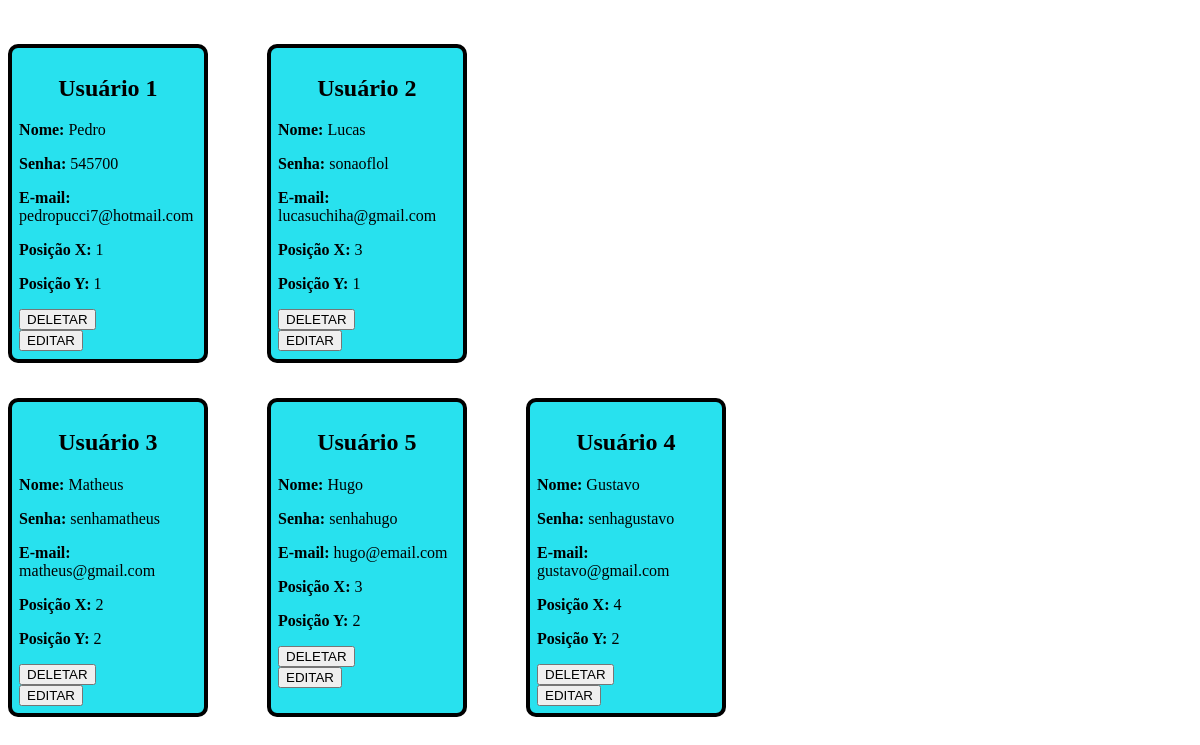
Page /sqlite on the committed database.
### tables this page shows
CREATE TABLE Tables (
	id INTEGER PRIMARY KEY AUTOINCREMENT,
	name VARCHAR(50) NOT NULL,
	senha VARCHAR(50) NOT NULL,
	email VARCHAR(50) NOT NULL,
	posx CHAR NOT NULL,
	posy CHAR NOT NULL
);

### main.py (the view)
@app.route('/sqlite', methods = ['POST', 'GET'])
def sqlite():
  if request.method == 'POST':
    conn = get_db_connection()
    name = request.form['name']
    senha = request.form['senha']
    email = request.form['email']
    posicaox = request.form['posicaox']
    posicaoy = request.form['posicaoy']
    conn.execute('INSERT INTO Tables (name, senha, email, posx, posy) VALUES (?, ?, ?, ?, ?)', (name, senha, email, posicaox, posicaoy))
    conn.commit()
    conn.close()
    return redirect('/sqlite')
  else:
    conn = get_db_connection()
    fileira1 = conn.execute('SELECT * FROM Tables WHERE posy = "1" ORDER BY posx ASC').fetchall()
    fileira2 = conn.execute('SELECT * FROM TABLES WHERE posy = "2" ORDER BY posx ASC').fetchall()
    conn.close()
    return render_template('sqlite3.html', fileira1=fileira1, fileira2=fileira2)

### main.py (called while the page is built)
def get_db_connection():
  conn = sqlite3.connect('database.db')
  conn.row_factory = sqlite3.Row
  return conn

### templates/sqlite3.html (shortened to what this page needs)
<!DOCTYPE html>
<html lang="en">
<head>
  <link rel="stylesheet" href="../static/css/card.css">
</head>
<body>
  <div class="area_cadastros fileira1">
  {% for cadastro in fileira1 %}
    <div class="cadastros">
      <card>
        <center><h2> Usuário {{ cadastro['id'] }}</h2></center>
        <p><b>Nome: </b>{{ cadastro['name'] }}</p>
        <p><b>Senha: </b>{{ cadastro['senha'] }}</p>
        <p><b>E-mail: </b>{{ cadastro['email'] }}</p>
        <p><b>Posição X: </b>{{ cadastro['posx'] }}</p>
        <p><b>Posição Y: </b>{{ cadastro['posy'] }}</p>
        <div class="buttons">
          <form action="{{url_for('sqlite_delete', userid=cadastro['id'])}}" method="POST">
            <input type="submit" value="DELETAR">
          </form>
          <form action="{{url_for('sqlite_edit', userid=cadastro['id'])}}">
            <input type="submit" value="EDITAR">
          </form>
        </div>
      </card>
    </div>
    {% endfor %}
  </div>
  <div class="area_cadastros fileira2">
    {% for cadastro in fileira2 %}
    <div class="cadastros">
      <card>
        <center><h2> Usuário {{ cadastro['id'] }}</h2></center>
        <p><b>Nome: </b>{{ cadastro['name'] }}</p>
        <p><b>Senha: </b>{{ cadastro['senha'] }}</p>
        <p><b>E-mail: </b>{{ cadastro['email'] }}</p>
        <p><b>Posição X: </b>{{ cadastro['posx'] }}</p>
        <p><b>Posição Y: </b>{{ cadastro['posy'] }}</p>
        <div class="buttons">
          <form action="{{url_for('sqlite_delete', userid=cadastro['id'])}}" method="POST">
            <input type="submit" value="DELETAR">
          </form>
          <form action="{{url_for('sqlite_edit', userid=cadastro['id'])}}">
            <input type="submit" value="EDITAR">
          </form>
        </div>
      </card>
    </div>
    {% endfor %}
  </div>
    </body>
</html>

### static/css/card.css (style rules this page uses)
.area_cadastros { display: flex; }
.cadastros { background-color: rgb(40, 225, 238); width: 15%; padding: 0.6%; border-radius: 10px; border: 4px solid black; position: relative; margin-right: 5%; margin-top: 3%; }

### rows in the picture
Tables: id "1", name "Pedro", senha "545700", email "pedropucci7@hotmail.com", posx "1", posy "1"
Tables: id "2", name "Lucas", senha "sonaoflol", email "lucasuchiha@gmail.com", posx "3", posy "1"
Tables: id "3", name "Matheus", senha "senhamatheus", email "matheus@gmail.com", posx "2", posy "2"
Tables: id "5", name "Hugo", senha "senhahugo", email "hugo@email.com", posx "3", posy "2"
Tables: id "4", name "Gustavo", senha "senhagustavo", email "gustavo@gmail.com", posx "4", posy "2"
